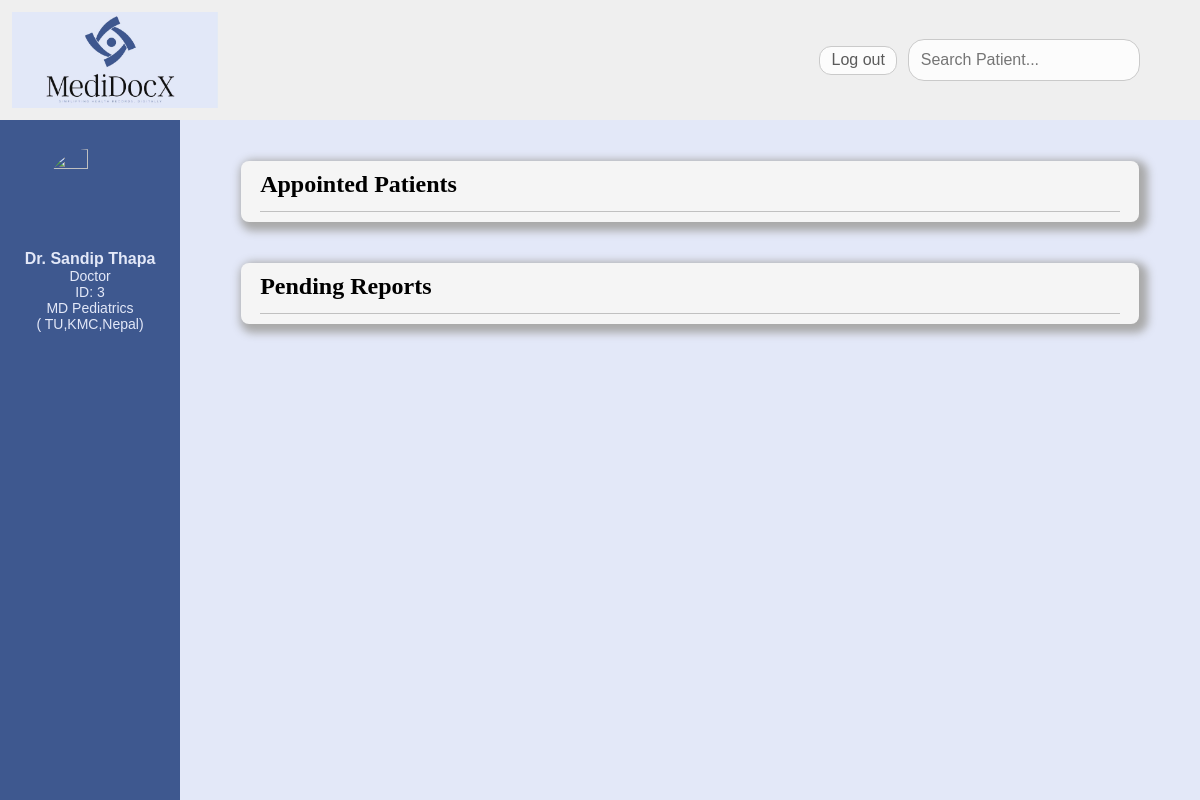
/dashboards/doctor/doctor.php (signed in), run on the app's committed database.
### tables this page shows
CREATE TABLE `hospital` (
  `id` int(11) NOT NULL,
  `name` varchar(50) DEFAULT NULL,
  `email` varchar(30) NOT NULL,
  `doctorID` varchar(20) DEFAULT NULL,
  `patientID` varchar(20) DEFAULT NULL,
  `labTechnicianID` varchar(20) DEFAULT NULL,
  `doctorSpecialization` varchar(10) DEFAULT NULL,
  `doctorQualification` varchar(50) DEFAULT NULL,
  `universityCollageCountry` varchar(30) DEFAULT NULL,
  `userType` varchar(20) DEFAULT NULL
);

### dashboards/doctor/doctor.php (the view, shortened to what this page needs)
<?php
include '../../config/connection.php';
if (isset($_SESSION['doctorEmail'])) {
  $doctorEmail = $_SESSION['doctorEmail'];
  $sql = "SELECT * FROM hospital WHERE email = '{$doctorEmail}'
  AND userType ='Doctor'
  ";
  $result = mysqli_query($conn, $sql);
  if ($result) {
    $row = mysqli_fetch_assoc($result);
  }
}
?>
<!DOCTYPE html>
<html lang="en">
<head>
  <link rel="stylesheet" href="../../assets/css/style1.css" />
</head>
<body>
  <header>
    <img src="../../assets/img/MediDocX Logo.JPG" alt="" />
    <button type="submit" id="logoutButton">Log out</button>
    <input type="text" id="searchInput" placeholder="Search Patient..." />
  </header>
  <aside>
    <div id="profileInfo">
      <div id="profilePic" class="profile-pic-container">
        <img id="avatar" src="../../api/images/getImageDoctor.php" onclick="handleImageUpload()">
      </div>
      <div id="details">
        <b>
          <?php echo $row['name']; ?>
        </b><br />
        <?php echo $row['userType']; ?> <br />
        ID:
        <?php echo $row['doctorID']; ?> <br />
        <?php echo $row['doctorQualification']; ?> <br />
        (
        <?php echo $row['universityCollageCountry']; ?>)
      </div>
    </div>
  </aside>
  <main>
    <section>
      <div class="sectionTitle">
        <h2>Appointed Patients</h2>
      </div>
    </section>
    <section>
      <div class="sectionTitle">
        <h2>Pending Reports</h2>
      </div>
    </section>
  </main>
</body>
</html>

### assets/css/style1.css (style rules this page uses)
* { margin: 0; padding: 0; box-sizing: border-box; }
header { background-color: rgb(239, 239, 239); padding: 1vw; padding-right: 5%; width: 100vw; height: 15vh; position: fixed; display: flex; }
header img { height: 100%; margin-right: auto; }
header button { border: 1px solid rgb(202, 202, 202); margin: auto 1% auto 0; display: block; padding: .4rem .8rem; padding: .4% 1%; background-color: rgb(252, 252, 252); color: rgb(91, 91, 91); font-size: 16px; border-radius: 12px; }
header input[type='text'], main section .sectionTitle input[type='text'] { border: none; border: 1px solid rgb(202, 202, 202); margin: auto 0; padding: 1%; height: fit-content; background-color: rgb(252, 252, 252); font-size: 16px; border-radius: 16px; }
header input[type='text'], main section .sectionTitle input[type='text']:focus { outline: none; }
aside { display: inline-block; background-color: #3e588f; color: #e3e8f8; width: 15vw; height: 85vh; margin-top: 15vh; position: fixed; }
aside #profileInfo b { font-size: 16px; font-family: Arial, Helvetica, sans-serif; }
aside #profileInfo { width: 100%; padding-top: 16%; font-family: Arial, Helvetica, sans-serif; font-size: 14px; }
aside #profileInfo #details { width: fit-content; color: #e3e8f8; margin: 8% auto 0; text-align: center; }
main { display: inline-block; background-color: #e3e8f8; margin-top: 15vh; margin-left: 15vw; width: 85vw; min-height: 85vh; padding-bottom: 4%; }
main section { background-color: whitesmoke; margin: 4% 6%; padding: 1%; border-radius: 8px; box-shadow: 4px 4px 8px 5px darkgrey; }
main section .sectionTitle { margin: 0 1%; padding-bottom: 1%; border-bottom: 1px solid silver; display: flex; }
main section .sectionTitle h2 { margin-bottom: .5%; margin-right: auto; }

### dashboards/doctor/doctor.php (style rules this page uses)
.profile-pic-container img { width: 48%; aspect-ratio: 1/1; margin: auto auto; border-radius: 50%; display: flex; justify-content: center; align-items: flex-start; transition: opacity 0.3s ease; }
.profile-pic-container { position: relative; }

### data on the page
hospital: name "Dr. Sandip Thapa", userType "Doctor", doctorID "3", doctorQualification "MD Pediatrics", universityCollageCountry "TU,KMC,Nepal"
